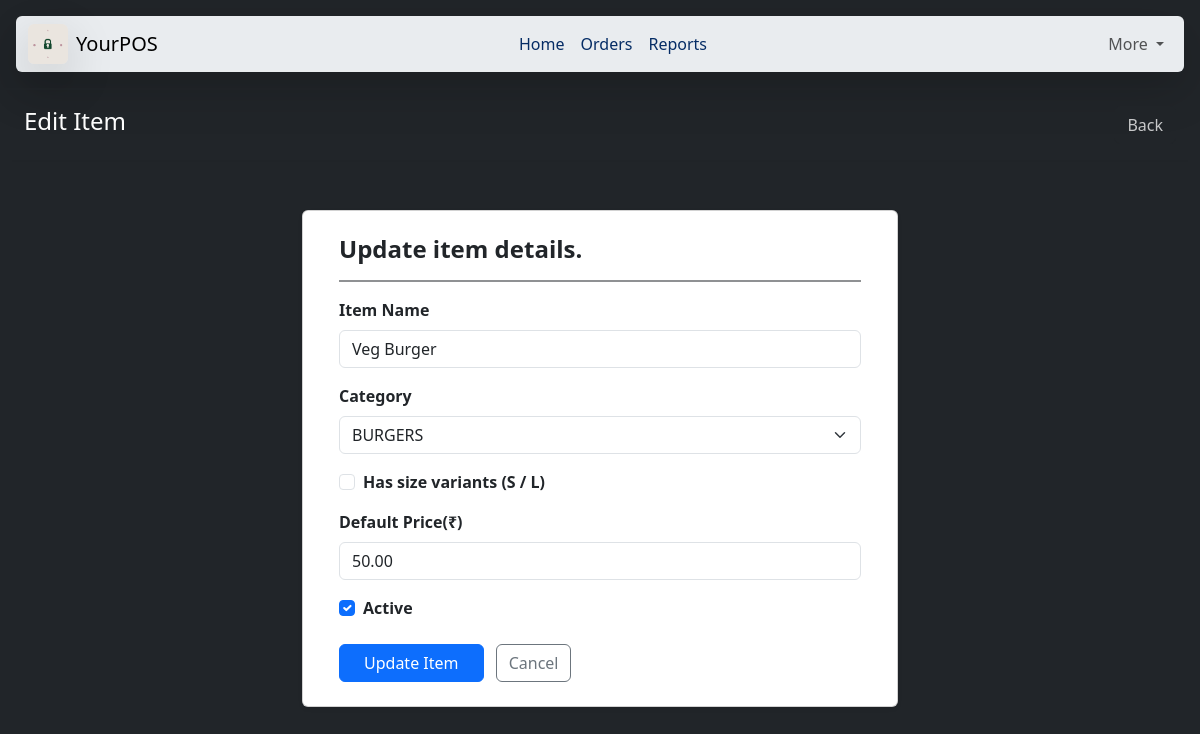
Screenshot of /edititem/19 with the database file from the repository.
### home/models.py (models this page shows, shortened)
class MenuItem(models.Model):
    category = models.ForeignKey(
        MenuCategory,
        on_delete=models.PROTECT,
        related_name="items"
    )
    name = models.CharField(max_length=150, unique=True)
    is_active = models.BooleanField(default=True)
    class Meta:
        unique_together = ("category", "name")

class MenuCategory(models.Model):
    name = models.CharField(max_length=100,unique=True)
    is_active = models.BooleanField(default=True)

class MenuVariant(models.Model):
    class Size(models.TextChoices):
        DEFAULT = "D", "Default"
        SMALL = "S", "Small"
        LARGE = "L", "Large"
    item = models.ForeignKey(
        MenuItem,
        on_delete=models.CASCADE,
        related_name="variants"
    )
    size= models.CharField(max_length=10, choices=Size.choices,default=Size.DEFAULT)
    price = models.DecimalField(max_digits=8, decimal_places=2)
    class Meta:
        unique_together = ("item", "size")

### home/views.py (the view, shortened to what this page needs)
# urls.py: path("edititem", views.edititem, name = 'edititem'),
def edititem(request, pk):
    item = MenuItem.objects.prefetch_related('variants').get(pk=pk)
    categories = MenuCategory.objects.filter(is_active=True)
    variants = {v.size: v.price for v in item.variants.all()}
    has_variants = item.variants.filter(size__in=['S', 'L']).exists()  # explicit flag
    return render(request, 'edititem.html', {
        'item': item,
        'categories': categories,
        'variants': variants,
        'has_variants': has_variants,
    })

### templates/edititem.html (shortened to what this page needs)
{% extends "base.html" %}
{% block body %}
<hr class="border border-dark border-1 opacity-50">
<div class="container-fluid">
    <div class="container-fluid d-flex justify-content-between align-items-center">
        <h4>Edit Item</h4>
        <a class="btn btn-dark opacity-75" href="{% url 'manageitems' %}">Back</a>
    </div>
    <hr class="border border-dark border-1 opacity-50">
    <div class="container my-5" style="max-width: 620px;">
        <div class="container my-5 card shadow-sm">
        <div class="card-body p-4">
            <h4 class="form-label fw-semibold">Update item details.</h4>
            <hr class="border border-dark border-1 opacity-50">
            <form method="POST">
                <div class="mb-3">
                    <label class="form-label fw-semibold">Item Name</label>
                    <input type="text" name="name" class="form-control" value="{{ item.name }}" required>
                </div>
                <div class="mb-3">
                    <label class="form-label fw-semibold">Category</label>
                    <select name="category" class="form-select" required>
                        {% for cat in categories %}
                        <option value="{{ cat.id }}" {% if cat.id == item.category.id %}selected{% endif %}>
                            {{ cat.name }}
                        </option>
                        {% endfor %}
                    </select>
                </div>
                <div class="mb-3 form-check">
                    <input type="checkbox" class="form-check-input" id="hasVariants" name="has_variants"
                        {% if has_variants %}checked{% endif %}>
                    <label class="form-check-label fw-semibold" for="hasVariants">Has size variants (S / L)</label>
                </div>
                <div class="mb-3 {% if has_variants %}d-none{% endif %}" id="defaultPriceSection">
                    <label class="form-label fw-semibold">Default Price(₹)</label>
                    <input type="number" name="variant_price_d" class="form-control"
                        value="{{ variants.D }}" placeholder="Price (₹)" step="0.01" min="0">
                </div>
                <div class="mb-4 form-check">
                    <input type="checkbox" class="form-check-input" id="isActive" name="is_active"
                        {% if item.is_active %}checked{% endif %}>
                    <label class="form-check-label fw-semibold" for="isActive">Active</label>
                </div>
                <button type="submit" class="btn btn-primary px-4">Update Item</button>
                <a href="{% url 'manageitems' %}" class="btn btn-outline-secondary ms-2">Cancel</a>
            </form>
        </div>
        </div>
    </div>
</div>
{% endblock %}

### rows the page displays
MenuItem: name "Veg Burger", category "BURGERS", is_active "☑"
MenuVariant: variant_price_d "50.00"
